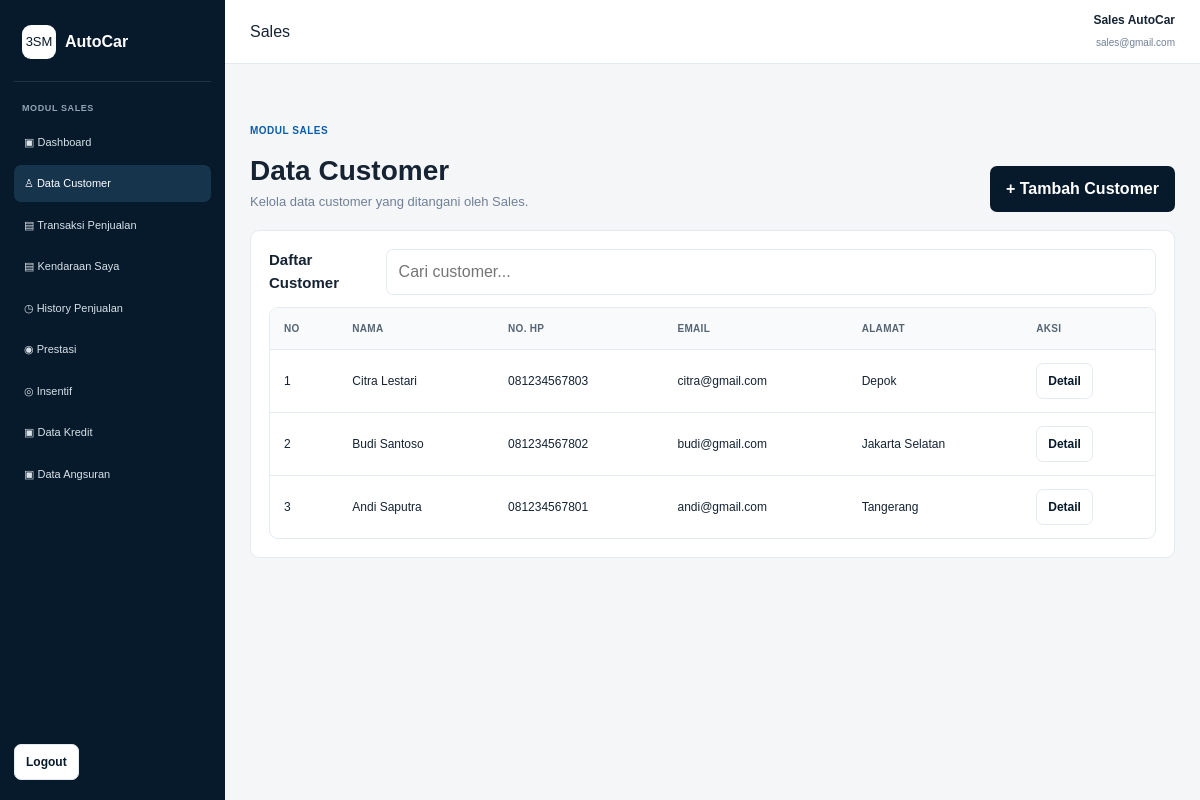
/sales/customer.php (signed in), run on the app's committed database.
### tables this page shows
CREATE TABLE customer (
    id_customer INT AUTO_INCREMENT PRIMARY KEY,
    nama VARCHAR(100) NOT NULL,
    email VARCHAR(100) DEFAULT NULL,
    no_hp VARCHAR(20) DEFAULT NULL,
    alamat TEXT DEFAULT NULL,
    created_at TIMESTAMP DEFAULT CURRENT_TIMESTAMP
);

### config/helpers.php (called while the page is built, shortened)
<?php
function e($value)
{
    return htmlspecialchars((string)$value, ENT_QUOTES, 'UTF-8');
}
?>

### sales/customer.php (the view, shortened to what this page needs)
<?php
include "../config/koneksi.php";
include "header.php";
$result = mysqli_query($conn, "SELECT * FROM customer ORDER BY id_customer DESC");
?>
<div class="page-head">
    <div class="page-head-row">
        <div><span class="eyebrow">MODUL SALES</span><h1>Data Customer</h1><p>Kelola data customer yang ditangani oleh Sales.</p></div>
        <a class="btn btn-primary" href="tambah_customer.php">+ Tambah Customer</a>
    </div>
</div>
<div class="card">
    <div class="card-title"><h2>Daftar Customer</h2><input class="form-control" id="tableSearch" placeholder="Cari customer..."></div>
    <div class="table-wrap">
        <table class="table" id="dataTable">
            <tr><th>No</th><th>Nama</th><th>No. HP</th><th>Email</th><th>Alamat</th><th>Aksi</th></tr>
            <?php $no=1; while($row=mysqli_fetch_assoc($result)): ?>
            <tr>
                <td><?= $no++ ?></td><td><?= e($row['nama']) ?></td><td><?= e($row['no_hp']) ?></td>
                <td><?= e($row['email']) ?></td><td><?= e($row['alamat']) ?></td>
                <td><a class="btn btn-secondary btn-small" href="detail_customer.php?id=<?= $row['id_customer'] ?>">Detail</a></td>
            </tr>
            <?php endwhile; ?>
        </table>
    </div>
</div>
<?php include "footer.php"; ?>

### assets/css/style.css (style rules this page uses)
* { margin: 0; padding: 0; box-sizing: border-box; }
:root { --navy: #071a2b; --navy-2: #0d2a42; --blue: #0b5cab; --blue-light: #eaf3fb; --text: #152333; --muted: #718096; --border: #e5eaf0; --bg: #f4f6f8; --white: #ffffff; --green: #0d9f6e; --yellow: #d98a00; --red: #c93636; }
body { font-family: Arial, Helvetica, sans-serif; background: var(--bg); color: var(--text); line-height: 1.5; }
a { color: inherit; text-decoration: none; }
button, input, select, textarea { font: inherit; }
.btn { border: 0; border-radius: 7px; padding: 11px 16px; display: inline-flex; align-items: center; justify-content: center; gap: 8px; font-weight: 700; transition: .2s; }
.btn-primary { background: var(--navy); color: white; }
.btn-secondary { background: white; color: var(--navy); border: 1px solid var(--border); }
.btn-small { padding: 8px 11px; font-size: 12px; }
.eyebrow { display: inline-block; color: var(--blue); font-size: 10px; font-weight: 800; letter-spacing: .5px; margin-bottom: 12px; }
.stat-card, .card { background: white; border: 1px solid var(--border); border-radius: 9px; padding: 18px; }
.page-head { padding: 28px 0 18px; }
.page-head-row { display: flex; justify-content: space-between; align-items: end; gap: 20px; }
.page-head h1 { font-size: 28px; }
.page-head p { color: var(--muted); font-size: 13px; }
.form-control { width: 100%; border: 1px solid var(--border); border-radius: 7px; padding: 10px 12px; background: white; outline: none; }
.table-wrap { background: white; border: 1px solid var(--border); border-radius: 9px; overflow-x: auto; }
.table { width: 100%; border-collapse: collapse; min-width: 760px; }
.table th, .table td { padding: 13px 14px; text-align: left; border-bottom: 1px solid var(--border); font-size: 12px; vertical-align: middle; }
.table th { background: #f8fafc; color: #566573; font-size: 10px; text-transform: uppercase; letter-spacing: .3px; }
.table tr:last-child td { border-bottom: 0; }
.card-title { display: flex; align-items: center; justify-content: space-between; gap: 15px; margin-bottom: 12px; }
.card-title h2 { font-size: 15px; }

### data on the page
customer: nama "Citra Lestari", no_hp "081234567803", email "citra@gmail.com", alamat "Depok"
customer: nama "Budi Santoso", no_hp "081234567802", email "budi@gmail.com", alamat "Jakarta Selatan"
customer: nama "Andi Saputra", no_hp "081234567801", email "andi@gmail.com", alamat "Tangerang"

### other printed values
$_SESSION['nama'] "Sales AutoCar"
$_SESSION['email'] "sales@gmail.com"
